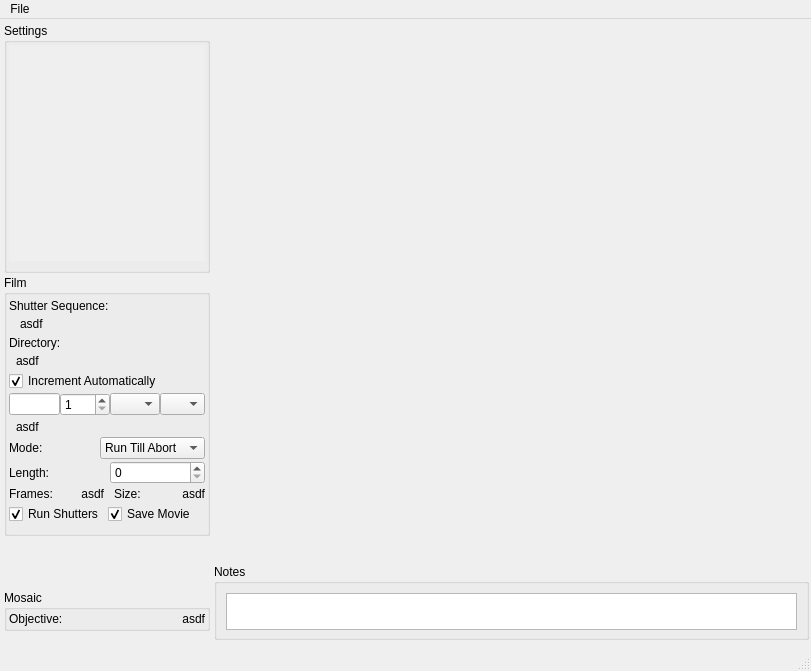
<?xml version="1.0" encoding="UTF-8"?>
<ui version="4.0">
 <class>MainWindow</class>
 <widget class="QMainWindow" name="MainWindow">
  <property name="geometry">
   <rect>
    <x>0</x>
    <y>0</y>
    <width>811</width>
    <height>671</height>
   </rect>
  </property>
  <property name="sizePolicy">
   <sizepolicy hsizetype="Preferred" vsizetype="Preferred">
    <horstretch>0</horstretch>
    <verstretch>0</verstretch>
   </sizepolicy>
  </property>
  <property name="minimumSize">
   <size>
    <width>0</width>
    <height>0</height>
   </size>
  </property>
  <property name="maximumSize">
   <size>
    <width>10000</width>
    <height>10000</height>
   </size>
  </property>
  <property name="acceptDrops">
   <bool>true</bool>
  </property>
  <property name="windowTitle">
   <string>HAL-4000</string>
  </property>
  <property name="windowIcon">
   <iconset>
    <normaloff>../../HAL-4000.ico</normaloff>../../HAL-4000.ico</iconset>
  </property>
  <widget class="QWidget" name="centralwidget">
   <property name="sizePolicy">
    <sizepolicy hsizetype="Preferred" vsizetype="Preferred">
     <horstretch>0</horstretch>
     <verstretch>0</verstretch>
    </sizepolicy>
   </property>
   <property name="minimumSize">
    <size>
     <width>0</width>
     <height>0</height>
    </size>
   </property>
   <property name="maximumSize">
    <size>
     <width>10000</width>
     <height>10000</height>
    </size>
   </property>
   <property name="acceptDrops">
    <bool>true</bool>
   </property>
   <layout class="QHBoxLayout" name="horizontalLayout_2">
    <property name="spacing">
     <number>2</number>
    </property>
    <property name="leftMargin">
     <number>2</number>
    </property>
    <property name="topMargin">
     <number>2</number>
    </property>
    <property name="rightMargin">
     <number>2</number>
    </property>
    <item>
     <widget class="QWidget" name="paramsWidget" native="true">
      <property name="minimumSize">
       <size>
        <width>210</width>
        <height>0</height>
       </size>
      </property>
      <property name="maximumSize">
       <size>
        <width>210</width>
        <height>16777215</height>
       </size>
      </property>
      <layout class="QVBoxLayout" name="verticalLayout_4">
       <property name="spacing">
        <number>2</number>
       </property>
       <property name="leftMargin">
        <number>2</number>
       </property>
       <property name="topMargin">
        <number>2</number>
       </property>
       <property name="rightMargin">
        <number>2</number>
       </property>
       <item>
        <widget class="QGroupBox" name="settingsGroupBox">
         <property name="minimumSize">
          <size>
           <width>50</width>
           <height>40</height>
          </size>
         </property>
         <property name="title">
          <string>Settings</string>
         </property>
         <layout class="QVBoxLayout" name="verticalLayout_5">
          <property name="leftMargin">
           <number>2</number>
          </property>
          <property name="topMargin">
           <number>2</number>
          </property>
          <property name="rightMargin">
           <number>2</number>
          </property>
          <item>
           <widget class="QScrollArea" name="settingsScrollArea">
            <property name="frameShape">
             <enum>QFrame::NoFrame</enum>
            </property>
            <property name="widgetResizable">
             <bool>true</bool>
            </property>
            <widget class="QWidget" name="scrollAreaWidgetContents">
             <property name="geometry">
              <rect>
               <x>0</x>
               <y>0</y>
               <width>200</width>
               <height>231</height>
              </rect>
             </property>
            </widget>
           </widget>
          </item>
         </layout>
        </widget>
       </item>
       <item>
        <widget class="QGroupBox" name="filmGroupBox">
         <property name="sizePolicy">
          <sizepolicy hsizetype="Preferred" vsizetype="Preferred">
           <horstretch>0</horstretch>
           <verstretch>0</verstretch>
          </sizepolicy>
         </property>
         <property name="minimumSize">
          <size>
           <width>150</width>
           <height>261</height>
          </size>
         </property>
         <property name="title">
          <string>Film</string>
         </property>
         <layout class="QVBoxLayout" name="verticalLayout_2">
          <property name="spacing">
           <number>2</number>
          </property>
          <property name="leftMargin">
           <number>2</number>
          </property>
          <property name="topMargin">
           <number>2</number>
          </property>
          <property name="rightMargin">
           <number>2</number>
          </property>
          <item>
           <widget class="QLabel" name="shuttersLabels">
            <property name="text">
             <string>Shutter Sequence:</string>
            </property>
           </widget>
          </item>
          <item>
           <layout class="QHBoxLayout" name="horizontalLayout_9">
            <property name="spacing">
             <number>6</number>
            </property>
            <item>
             <widget class="QWidget" name="widget" native="true">
              <property name="maximumSize">
               <size>
                <width>5</width>
                <height>16777215</height>
               </size>
              </property>
             </widget>
            </item>
            <item>
             <widget class="QLabel" name="shuttersText">
              <property name="layoutDirection">
               <enum>Qt::LeftToRight</enum>
              </property>
              <property name="text">
               <string>asdf</string>
              </property>
             </widget>
            </item>
           </layout>
          </item>
          <item>
           <widget class="QLabel" name="directoryLabel">
            <property name="text">
             <string>Directory:</string>
            </property>
           </widget>
          </item>
          <item>
           <layout class="QHBoxLayout" name="horizontalLayout_10">
            <item>
             <widget class="QWidget" name="widget_2" native="true">
              <property name="maximumSize">
               <size>
                <width>5</width>
                <height>16777215</height>
               </size>
              </property>
             </widget>
            </item>
            <item>
             <widget class="QLabel" name="directoryText">
              <property name="layoutDirection">
               <enum>Qt::LeftToRight</enum>
              </property>
              <property name="text">
               <string>asdf</string>
              </property>
              <property name="alignment">
               <set>Qt::AlignLeading|Qt::AlignLeft|Qt::AlignVCenter</set>
              </property>
             </widget>
            </item>
           </layout>
          </item>
          <item>
           <widget class="QCheckBox" name="autoIncCheckBox">
            <property name="sizePolicy">
             <sizepolicy hsizetype="Preferred" vsizetype="Preferred">
              <horstretch>0</horstretch>
              <verstretch>0</verstretch>
             </sizepolicy>
            </property>
            <property name="text">
             <string>Increment Automatically</string>
            </property>
            <property name="checked">
             <bool>true</bool>
            </property>
           </widget>
          </item>
          <item>
           <layout class="QHBoxLayout" name="horizontalLayout">
            <property name="spacing">
             <number>0</number>
            </property>
            <item>
             <widget class="QLineEdit" name="filenameEdit">
              <property name="sizePolicy">
               <sizepolicy hsizetype="MinimumExpanding" vsizetype="Fixed">
                <horstretch>0</horstretch>
                <verstretch>0</verstretch>
               </sizepolicy>
              </property>
              <property name="focusPolicy">
               <enum>Qt::StrongFocus</enum>
              </property>
             </widget>
            </item>
            <item>
             <widget class="QSpinBox" name="indexSpinBox">
              <property name="maximumSize">
               <size>
                <width>55</width>
                <height>16777215</height>
               </size>
              </property>
              <property name="minimum">
               <number>1</number>
              </property>
              <property name="maximum">
               <number>9999</number>
              </property>
             </widget>
            </item>
            <item>
             <widget class="QComboBox" name="extensionComboBox">
              <property name="maximumSize">
               <size>
                <width>50</width>
                <height>16777215</height>
               </size>
              </property>
             </widget>
            </item>
            <item>
             <widget class="QComboBox" name="filetypeComboBox">
              <property name="maximumSize">
               <size>
                <width>45</width>
                <height>16777215</height>
               </size>
              </property>
             </widget>
            </item>
           </layout>
          </item>
          <item>
           <layout class="QHBoxLayout" name="horizontalLayout_11">
            <item>
             <widget class="QWidget" name="widget_3" native="true">
              <property name="maximumSize">
               <size>
                <width>5</width>
                <height>16777215</height>
               </size>
              </property>
             </widget>
            </item>
            <item>
             <widget class="QLabel" name="filenameLabel">
              <property name="text">
               <string>asdf</string>
              </property>
              <property name="alignment">
               <set>Qt::AlignLeading|Qt::AlignLeft|Qt::AlignVCenter</set>
              </property>
             </widget>
            </item>
           </layout>
          </item>
          <item>
           <layout class="QHBoxLayout" name="horizontalLayout_4">
            <item>
             <widget class="QLabel" name="modeLabel">
              <property name="text">
               <string>Mode:</string>
              </property>
             </widget>
            </item>
            <item>
             <widget class="QComboBox" name="modeComboBox">
              <property name="focusPolicy">
               <enum>Qt::WheelFocus</enum>
              </property>
              <item>
               <property name="text">
                <string>Run Till Abort</string>
               </property>
              </item>
              <item>
               <property name="text">
                <string>Fixed Length</string>
               </property>
              </item>
             </widget>
            </item>
           </layout>
          </item>
          <item>
           <layout class="QHBoxLayout" name="horizontalLayout_5">
            <property name="spacing">
             <number>6</number>
            </property>
            <item>
             <widget class="QLabel" name="lengthLabel">
              <property name="text">
               <string>Length:</string>
              </property>
             </widget>
            </item>
            <item>
             <widget class="QSpinBox" name="lengthSpinBox">
              <property name="maximum">
               <number>1000000</number>
              </property>
             </widget>
            </item>
           </layout>
          </item>
          <item>
           <layout class="QHBoxLayout" name="horizontalLayout_6">
            <property name="spacing">
             <number>10</number>
            </property>
            <item>
             <widget class="QLabel" name="framesLabel">
              <property name="text">
               <string>Frames:</string>
              </property>
             </widget>
            </item>
            <item>
             <widget class="QLabel" name="framesText">
              <property name="text">
               <string>asdf</string>
              </property>
              <property name="alignment">
               <set>Qt::AlignRight|Qt::AlignTrailing|Qt::AlignVCenter</set>
              </property>
             </widget>
            </item>
            <item>
             <widget class="QLabel" name="sizeLabel">
              <property name="text">
               <string>Size:</string>
              </property>
             </widget>
            </item>
            <item>
             <widget class="QLabel" name="sizeText">
              <property name="text">
               <string>asdf</string>
              </property>
              <property name="alignment">
               <set>Qt::AlignRight|Qt::AlignTrailing|Qt::AlignVCenter</set>
              </property>
             </widget>
            </item>
           </layout>
          </item>
          <item>
           <layout class="QHBoxLayout" name="horizontalLayout_7">
            <item>
             <widget class="QCheckBox" name="autoShuttersCheckBox">
              <property name="text">
               <string>Run Shutters</string>
              </property>
              <property name="checked">
               <bool>true</bool>
              </property>
             </widget>
            </item>
            <item>
             <widget class="QCheckBox" name="saveMovieCheckBox">
              <property name="text">
               <string>Save Movie</string>
              </property>
              <property name="checked">
               <bool>true</bool>
              </property>
             </widget>
            </item>
           </layout>
          </item>
         </layout>
        </widget>
       </item>
       <item>
        <widget class="QFrame" name="cameraParamsFrame">
         <property name="sizePolicy">
          <sizepolicy hsizetype="Preferred" vsizetype="Minimum">
           <horstretch>0</horstretch>
           <verstretch>0</verstretch>
          </sizepolicy>
         </property>
         <property name="minimumSize">
          <size>
           <width>50</width>
           <height>50</height>
          </size>
         </property>
         <property name="maximumSize">
          <size>
           <width>1000</width>
           <height>151</height>
          </size>
         </property>
         <property name="frameShape">
          <enum>QFrame::NoFrame</enum>
         </property>
         <property name="frameShadow">
          <enum>QFrame::Plain</enum>
         </property>
        </widget>
       </item>
       <item>
        <widget class="QGroupBox" name="mosaicGroupBox">
         <property name="title">
          <string>Mosaic</string>
         </property>
         <layout class="QVBoxLayout" name="verticalLayout">
          <property name="spacing">
           <number>2</number>
          </property>
          <property name="margin">
           <number>2</number>
          </property>
          <item>
           <layout class="QHBoxLayout" name="horizontalLayout_8">
            <item>
             <widget class="QLabel" name="objectiveLabel">
              <property name="text">
               <string>Objective:</string>
              </property>
             </widget>
            </item>
            <item>
             <widget class="QLabel" name="objectiveText">
              <property name="text">
               <string>asdf</string>
              </property>
              <property name="alignment">
               <set>Qt::AlignRight|Qt::AlignTrailing|Qt::AlignVCenter</set>
              </property>
             </widget>
            </item>
           </layout>
          </item>
         </layout>
        </widget>
       </item>
      </layout>
     </widget>
    </item>
    <item>
     <layout class="QVBoxLayout" name="verticalLayout_3">
      <item>
       <widget class="QFrame" name="cameraFrame">
        <property name="sizePolicy">
         <sizepolicy hsizetype="Preferred" vsizetype="Preferred">
          <horstretch>0</horstretch>
          <verstretch>0</verstretch>
         </sizepolicy>
        </property>
        <property name="minimumSize">
         <size>
          <width>583</width>
          <height>541</height>
         </size>
        </property>
        <property name="maximumSize">
         <size>
          <width>16777215</width>
          <height>16777215</height>
         </size>
        </property>
        <property name="frameShape">
         <enum>QFrame::NoFrame</enum>
        </property>
        <property name="frameShadow">
         <enum>QFrame::Raised</enum>
        </property>
       </widget>
      </item>
      <item>
       <widget class="QGroupBox" name="notesGroupBox">
        <property name="sizePolicy">
         <sizepolicy hsizetype="Preferred" vsizetype="Preferred">
          <horstretch>0</horstretch>
          <verstretch>0</verstretch>
         </sizepolicy>
        </property>
        <property name="minimumSize">
         <size>
          <width>0</width>
          <height>70</height>
         </size>
        </property>
        <property name="maximumSize">
         <size>
          <width>16777215</width>
          <height>140</height>
         </size>
        </property>
        <property name="title">
         <string>Notes</string>
        </property>
        <layout class="QHBoxLayout" name="horizontalLayout_3">
         <item>
          <widget class="QTextEdit" name="notesEdit">
           <property name="sizePolicy">
            <sizepolicy hsizetype="Preferred" vsizetype="Preferred">
             <horstretch>0</horstretch>
             <verstretch>0</verstretch>
            </sizepolicy>
           </property>
           <property name="minimumSize">
            <size>
             <width>20</width>
             <height>37</height>
            </size>
           </property>
           <property name="maximumSize">
            <size>
             <width>10000</width>
             <height>10000</height>
            </size>
           </property>
          </widget>
         </item>
        </layout>
       </widget>
      </item>
     </layout>
    </item>
   </layout>
  </widget>
  <widget class="QMenuBar" name="menubar">
   <property name="geometry">
    <rect>
     <x>0</x>
     <y>0</y>
     <width>811</width>
     <height>21</height>
    </rect>
   </property>
   <widget class="QMenu" name="menuFile">
    <property name="title">
     <string>File</string>
    </property>
    <addaction name="actionSettings"/>
    <addaction name="actionShutter"/>
    <addaction name="actionDirectory"/>
    <addaction name="separator"/>
    <addaction name="actionQuit"/>
   </widget>
   <addaction name="menuFile"/>
  </widget>
  <widget class="QStatusBar" name="statusbar"/>
  <action name="actionQuit">
   <property name="text">
    <string>Quit</string>
   </property>
  </action>
  <action name="actionSettings">
   <property name="text">
    <string>New Settings</string>
   </property>
  </action>
  <action name="actionShutter">
   <property name="text">
    <string>New Shutter Sequence</string>
   </property>
  </action>
  <action name="actionDirectory">
   <property name="text">
    <string>Set Working Directory</string>
   </property>
  </action>
  <action name="actionIllumination">
   <property name="text">
    <string>Illumination</string>
   </property>
  </action>
  <action name="actionStage">
   <property name="text">
    <string>Stage</string>
   </property>
  </action>
  <action name="actionFocus_Lock">
   <property name="text">
    <string>Focus Lock</string>
   </property>
  </action>
  <action name="actionSpot_Counter">
   <property name="text">
    <string>Spot Counter</string>
   </property>
  </action>
  <action name="actionSwitch_Test">
   <property name="text">
    <string>Switch Test</string>
   </property>
  </action>
  <action name="actionMisc_Controls">
   <property name="text">
    <string>Misc. Controls</string>
   </property>
  </action>
  <action name="actionProgression">
   <property name="text">
    <string>Progressions</string>
   </property>
  </action>
  <action name="actionDisconnect">
   <property name="text">
    <string>Disconnect</string>
   </property>
  </action>
 </widget>
 <resources/>
 <connections/>
</ui>
